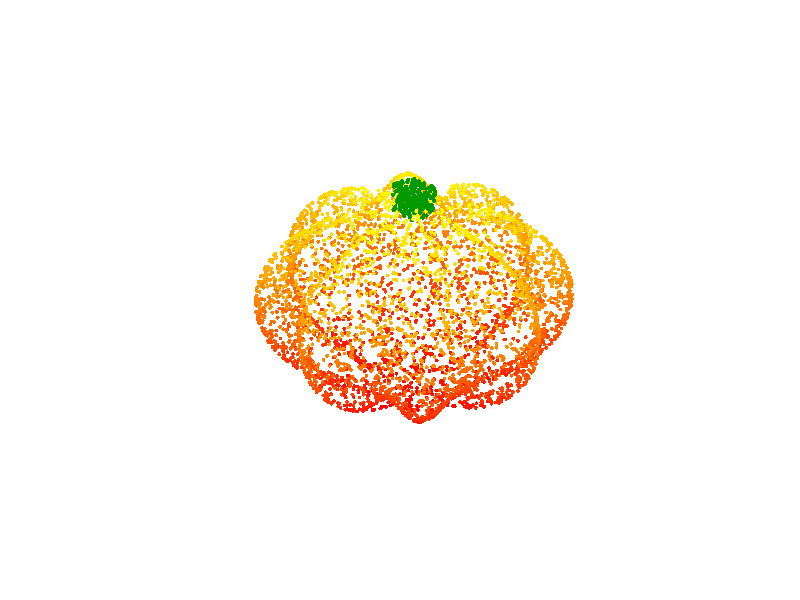

Source code (MATLAB):
function points = generate_pumpkin(n_points)
% 3D point cloud of a pumpkin shape
%   n_points: number of surface points (e.g. 5000)

if nargin < 1, n_points = 5000; end

% spherical coordinates
theta = 2*pi*rand(n_points,1);     
phi   = acos(2*rand(n_points,1)-1);

% squashed sphere
a = 1; b = 1; c = 0.7;
r = 1 + 0.1*sin(8*theta);  % ridges

x = a * r .* sin(phi).*cos(theta);
y = b * r .* sin(phi).*sin(theta);
z = c * r .* cos(phi);

% add a small stem
n_stem = round(0.05*n_points);
theta_s = 2*pi*rand(n_stem,1);
r_s = 0.15*sqrt(rand(n_stem,1));
z_s = 0.7 + 0.2*rand(n_stem,1);
x_s = r_s.*cos(theta_s);
y_s = r_s.*sin(theta_s);

body = [x y z];
stem = [x_s y_s z_s];

% plot
scatter3(body(:,1), body(:,2), body(:,3), 8, body(:,3), 'filled'); 
hold on
scatter3(stem(:,1), stem(:,2), stem(:,3), 10, [0, 0.6, 0], 'filled'); % green
hold off
axis equal off
colormap(autumn)

% combine 
points = [body; stem];

end
